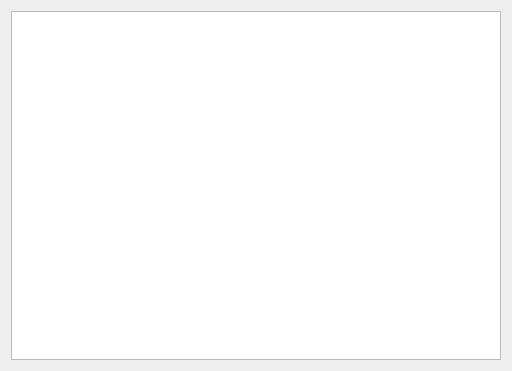
<?xml version="1.0" encoding="UTF-8"?>
<ui version="4.0">
 <class>Widget</class>
 <widget class="QWidget" name="Widget">
  <property name="geometry">
   <rect>
    <x>0</x>
    <y>0</y>
    <width>512</width>
    <height>371</height>
   </rect>
  </property>
  <property name="windowTitle">
   <string>Widget</string>
  </property>
  <layout class="QHBoxLayout" name="horizontalLayout">
   <item>
    <widget class="QTableWidget" name="tableWidget"/>
   </item>
  </layout>
 </widget>
 <layoutdefault spacing="6" margin="11"/>
 <resources/>
 <connections/>
</ui>
